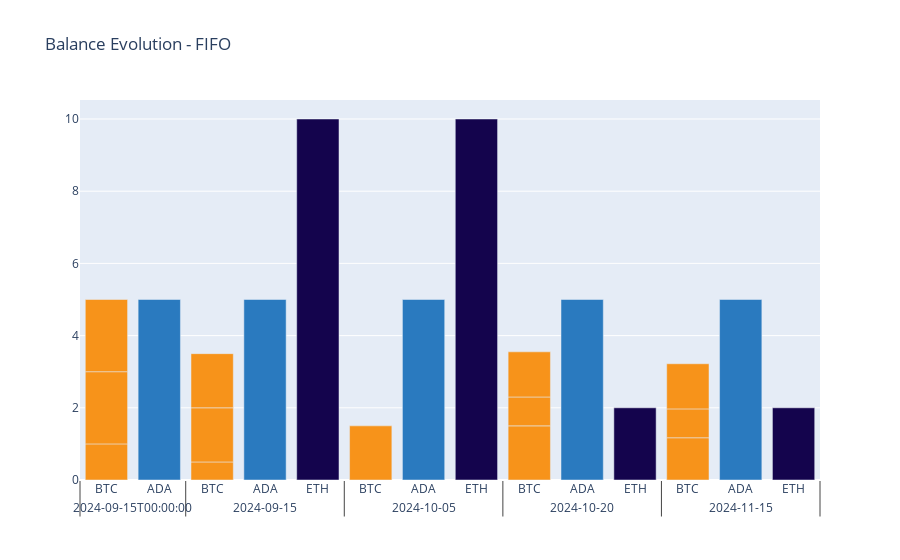

The cell this chart's notebook holds for it:
### Code cell
df_balance_evolution['Colors'] = df_balance_evolution['Asset'].map({"BTC":'#f7931a','ETH':'#14044d','ADA':'#2A7ABF'})

# subplot setup
fig = make_subplots(rows=1, cols=1)

fig.add_trace(go.Bar(x=[df_balance_evolution['Date'], df_balance_evolution['Asset']],
                         y = df_balance_evolution['Units'],
                         marker_color = df_balance_evolution['Colors'],
                         showlegend = False 
                        ), row = 1, col = 1)

fig.update_layout(barmode='stack', title=f"Balance Evolution - {METHOD}")
fig.show()

### Figure 1 — Plotly figure (JSON) as saved in the notebook; plotly's stock layout.template omitted (floating-point values rounded to 4 significant figures)
{"data": [{"marker": {"color": ["#f7931a", "#f7931a", "#f7931a", "#2A7ABF", "#f7931a", "#f7931a", "#f7931a", "#2A7ABF", "#14044d", "#f7931a", "#2A7ABF", "#14044d", "#f7931a", "#2A7ABF", "#14044d", "#f7931a", "#f7931a", "#f7931a", "#2A7ABF", "#14044d", "#f7931a", "#f7931a"]}, "showlegend": false, "type": "bar", "x": [["2024-09-15T00:00:00", "2024-09-15T00:00:00", "2024-09-15T00:00:00", "2024-09-15T00:00:00", "2024-09-15", "2024-09-15", "2024-09-15", "2024-09-15", "2024-09-15", "2024-10-05", "2024-10-05", "2024-10-05", "2024-10-20", "2024-10-20", "2024-10-20", "2024-10-20", "2024-10-20", "2024-11-15", "2024-11-15", "2024-11-15", "2024-11-15", "2024-11-15"], ["BTC", "BTC", "BTC", "ADA", "BTC", "BTC", "BTC", "ADA", "ETH", "BTC", "ADA", "ETH", "BTC", "ADA", "ETH", "BTC", "BTC", "BTC", "ADA", "ETH", "BTC", "BTC"]], "xaxis": "x", "y": [1, 2, 2, 5, 0.5, 1.5, 1.5, 5, 10, 1.5, 5, 10, 1.5, 5, 2, 0.8, 1.25, 1.17, 5, 2, 0.8, 1.25], "yaxis": "y"}], "layout": {"autosize": true, "barmode": "stack", "title": {"text": "Balance Evolution - FIFO"}, "xaxis": {"anchor": "y", "autorange": true, "domain": [0, 1], "range": [-0.5, 13.5], "type": "multicategory"}, "yaxis": {"anchor": "x", "autorange": true, "domain": [0, 1], "range": [0, 10.53], "type": "linear"}}}
